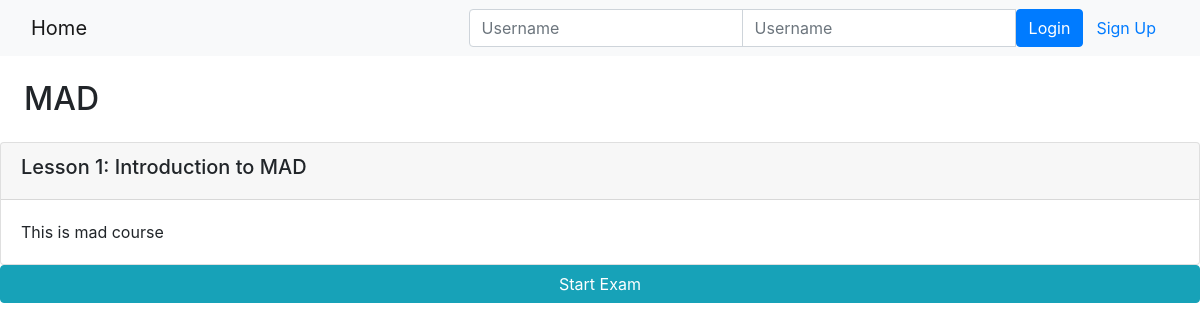
Before: /onlinecourse/3/ with the older database file.
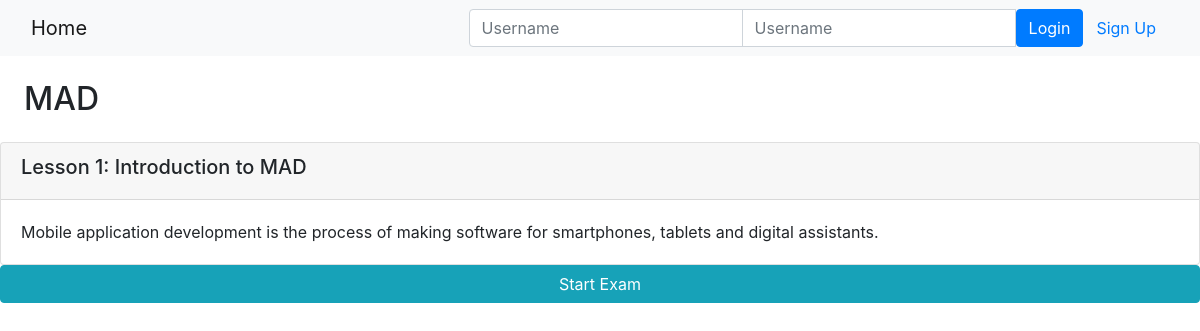
After: the same page with the newer database file.
### onlinecourse/models.py (models this page shows, shortened)
class Lesson(models.Model):
    title = models.CharField(max_length=200, default="title")
    order = models.IntegerField(default=0)
    course = models.ForeignKey(Course, on_delete=models.CASCADE)
    content = models.TextField()

### onlinecourse/views.py (the view)
# urls.py: path('<int:pk>/', views.CourseDetailView.as_view(), name='course_details'),
class CourseDetailView(generic.DetailView):
    model = Course
    template_name = 'onlinecourse/course_detail_bootstrap.html'

### onlinecourse/templates/onlinecourse/course_detail_bootstrap.html (shortened to what this page needs)
<!DOCTYPE html>
<html lang="en">
<head>
     {% load static %}
    <link rel="stylesheet" href="https://maxcdn.bootstrapcdn.com/bootstrap/4.5.2/css/bootstrap.min.css">
</head>
<body>
    <nav class="navbar navbar-light bg-light">
        <div class="container-fluid">
            <div class="navbar-header">
                  <a class="navbar-brand" href="{% url 'onlinecourse:index' %}">Home</a>
            </div>
            <ul class="nav navbar-nav navbar-right">
                {% if user.is_authenticated %}
                <li>
                    <a class="btn btn-link" href="#">{{ user.first_name }}({{ user.username }})</a>
                    <a class="btn btn-link" href="{% url 'onlinecourse:logout' %}">Logout</a>
                </li>
                {% else %}
                <li>
                    <form class="form-inline" action="{% url 'onlinecourse:login' %}" method="post">
                        <div class="input-group">
                            <input type="text" class="form-control" placeholder="Username" name="username" >
                            <input type="password" class="form-control" placeholder="Username" name="psw" >
                            <button class="btn btn-primary" type="submit">Login</button>
                            <a class="btn btn-link" href="{% url 'onlinecourse:registration' %}">Sign Up</a>
                        </div>
                    </form>
                </li>
                {% endif %}
            </ul>
        </div>
    </nav>
    <div class="contaner-fluid">
        <h2 class="mx-4 my-4" >{{course.name}}</h2>
        <div class="card-columns-vertical">
            {% for lesson in course.lesson_set.all %}
            <div class="card mt-1">
                <div class="card-header"><h5>Lesson {{lesson.order|add:1}}: {{lesson.title}}</h5></div>
                <div class="card-body">{{lesson.content}}</div>
            </div>
            {% endfor %}
        </div>
        <button data-toggle="collapse" data-target="#exam" class="btn btn-info" role="button" style="width:100%">Start Exam</button>
    </div>
</body>
</html>

Changed rows visible on the page:
changed Lesson "Introduction to MAD": content "This is mad course" → "Mobile application development is the process of making software for smartphones, tablets and digital assistants."
